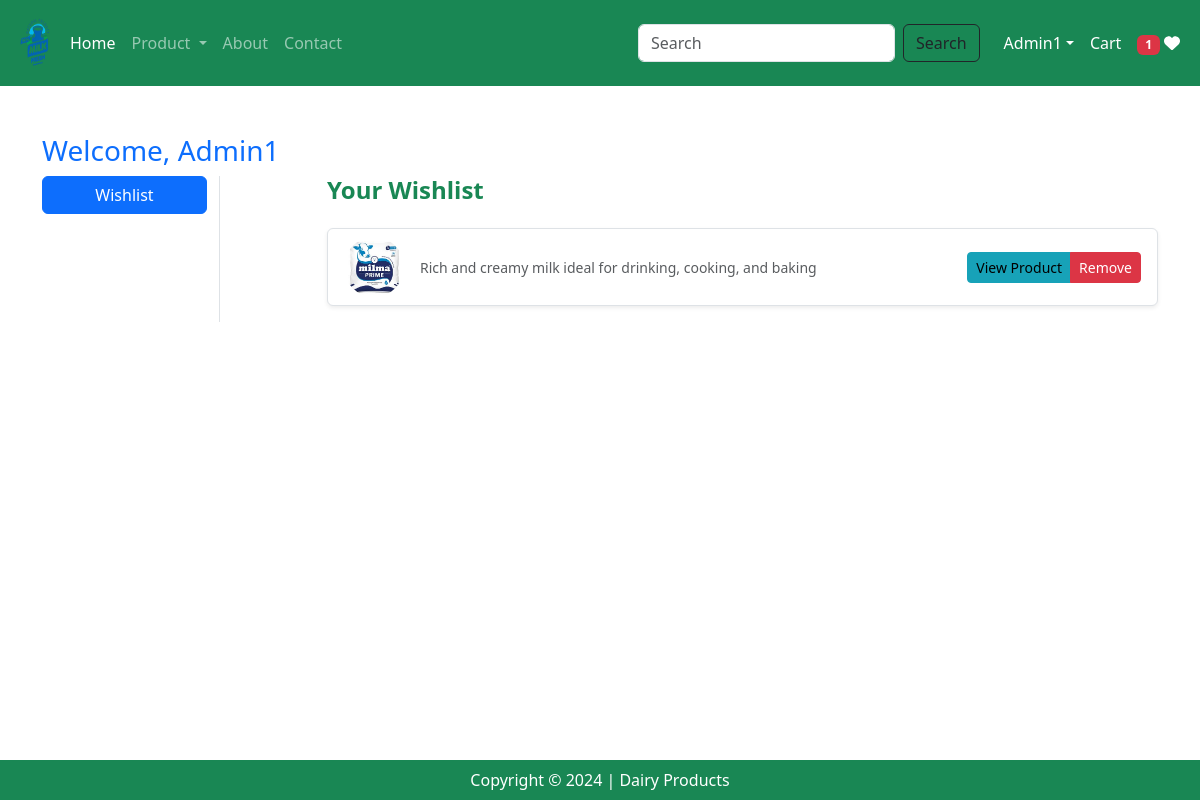
Page /wishlist/ (signed in) on the committed database.
### Ecom_app/models.py (models this page shows, shortened)
class Wishlist(models.Model):
    user = models.ForeignKey(User,on_delete=models.CASCADE)
    product = models. ForeignKey(Product,on_delete=models.CASCADE)

class Product(models.Model):
    title = models.CharField(max_length=200)
    selling_price = models.FloatField()
    discounted_price = models.FloatField()
    description = models.TextField()
    composition = models.TextField(default='')
    prodapp = models.TextField(default='')
    category = models.CharField(choices=CATEGORY_CHOICES,max_length=2)
    product_image = models.ImageField(upload_to = 'Products')

### Ecom_app/views.py (the view)
# urls.py: path('wishlist/', views.wishlist_view, name='wishlist'),
def wishlist_view(request):
    wishlist_items = Wishlist.objects.filter(user=request.user)
    totalitem = 0
    wishitem = 0
    if request.user.is_authenticated:
        totalitem = Cart.objects.filter(user=request.user).count()
        wishitem = Wishlist.objects.filter(user=request.user).count()
    return render(request, 'app/wishlist.html', {
        'wishlist_items': wishlist_items,
        'totalitem': totalitem,
        'wishitem': wishitem
    })

### Ecom_app/templates/app/wishlist.html (shortened to what this page needs)
{% extends 'app/base.html' %}
{% load static %}
{% block main-content %}
<div class="container my-5">
    <h3 class="text-primary">Welcome, <span class="text-capitalize">{{ request.user.username }}</span></h3>
    <div class="row">
        <div class="col-sm-2 border-end">
            <ul class="list-unstyled">
                <li class="d-grid">
                    <a href="{% url 'wishlist' %}" class="btn btn-primary">Wishlist</a>
                </li>
            </ul>
        </div>
        <div class="col-sm-9 offset-sm-1">
            <h2 class="text-success mb-4">Your Wishlist</h2>
            <div class="list-group">
                {% for item in wishlist_items %}
                    <div class="list-group-item d-flex justify-content-between align-items-center border rounded shadow-sm mb-3">
                        <div class="d-flex align-items-center">
                            <img src="{{ item.product.product_image.url }}" alt="{{ item.product.name }}" class="img-fluid rounded-circle" style="width: 60px; height: 60px;">
                            <div class="ms-3">
                                <p class="mb-1 text-muted" style="font-size: 0.875rem;">{{ item.product.description|truncatewords:15 }}</p>
                            </div>
                        </div>
                        <div class="btn-group">
                            <a href="{% url 'product-detail' item.product.id %}" class="btn btn-info btn-sm">View Product</a>
                            <a href="{% url 'minuswishlist' item.product.id %}" class="btn btn-danger btn-sm">Remove</a>
                        </div>
                    </div>
                {% empty %}
                    <div class="alert alert-warning" role="alert">Your wishlist is empty.</div>
                {% endfor %}
            </div>
        </div>
    </div>
</div>
{% endblock %}

### Ecom_app/templates/app/base.html (shortened to what this page needs)
<!DOCTYPE html>
<html lang="en">
<head>
    {% load static %}
    <link href="https://cdn.jsdelivr.net/npm/bootstrap@5.3.3/dist/css/bootstrap.min.css" rel="stylesheet">
    <link rel="stylesheet" href="https://cdnjs.cloudflare.com/ajax/libs/font-awesome/6.0.0/css/all.min.css">
    <link rel="stylesheet" href="{% static 'app/css/all.min.css' %}">
    <link rel="stylesheet" href="{% static 'app/css/owl.carousel.min.css' %}">
    <link rel="stylesheet" href="{% static 'app/css/style.css' %}">
</head>
<body>
    <nav class="navbar navbar-expand-lg navbar-dark bg-success">
        <div class="container-fluid">
            <img src="{% static 'app/images/products/logo1.png' %}" alt="Logo" width="50" height="70">
            <div class="collapse navbar-collapse" id="navbarSupportedContent">
                <ul class="navbar-nav me-auto mb-2 mb-lg-0">
                    {% if request.user.is_authenticated %}
                    <li class="nav-item">
                        <a class="nav-link active" aria-current="page" href="/">Home</a>
                    </li>
                    <li class="nav-item dropdown">
                        <a class="nav-link dropdown-toggle" href="#" role="button" data-bs-toggle="dropdown" aria-expanded="false">
                            Product
                        </a>
                    </li>
                    <li class="nav-item">
                        <a class="nav-link" href="{% url 'about' %}">About</a>
                    </li>
                    <li class="nav-item">
                        <a class="nav-link" href="{% url 'contact' %}">Contact</a>
                    </li>
                </ul>
                <form class="d-flex" role="search" action="/search">
                    <input class="form-control me-2" type="search" placeholder="Search"  name="search" aria-label="Search">
                    <button class="btn btn-outline-dark" type="submit">Search</button>
                </form>
                <ul class="navbar-nav ms-3">
                    <li class="nav-item dropdown">
                        <a class="nav-link dropdown-toggle text-white" href="#" id="profileDropdown" role="button" data-bs-toggle="dropdown" aria-expanded="false">{{ request.user.username }}</a>
                    </li>
                    <li class="nav-item">
                        <a href="{% url 'showcart' %}" class="nav-link text-white">Cart</a>
                    </li>
                    <li class="nav-item">
                        <a href="{% url 'wishlist' %}" class="nav-link text-white">
                            <span class="badge bg-danger">
                                {% if wishitem > 0 %}
                                    {{ wishitem }}
                                {% endif %}
                            </span>
                            <i class="fa fa-heart"></i>
                        </a>
                    </li>
                    {% endif %}
                </ul>
            </div>
        </div>
    </nav>
    {% block main-content %}{% endblock main-content %}
    <footer class="container-fluid bg-success text-center p-2 text-white fixed-bottom">
        Copyright © 2024 | Dairy Products
    </footer>
</body>
</html>

### Ecom_app/templates/app/wishlist.html (style rules this page uses)
.list-group-item { transition: transform 0.3s ease, box-shadow 0.3s ease; }
.text-success { font-size: 1.5rem; font-weight: 600; }
.btn-info { background-color: #17a2b8; border-color: #17a2b8; }
.btn-danger { background-color: #dc3545; border-color: #dc3545; }
.btn-group .btn { margin-left: 5px; }

### rows in the picture
Wishlist: product.product_image (picture), product.description "Rich and creamy milk ideal for drinking, cooking, and baking"

### other values in the picture
{{ request.user.username }} "Admin1"
{{ wishitem }} "1"
